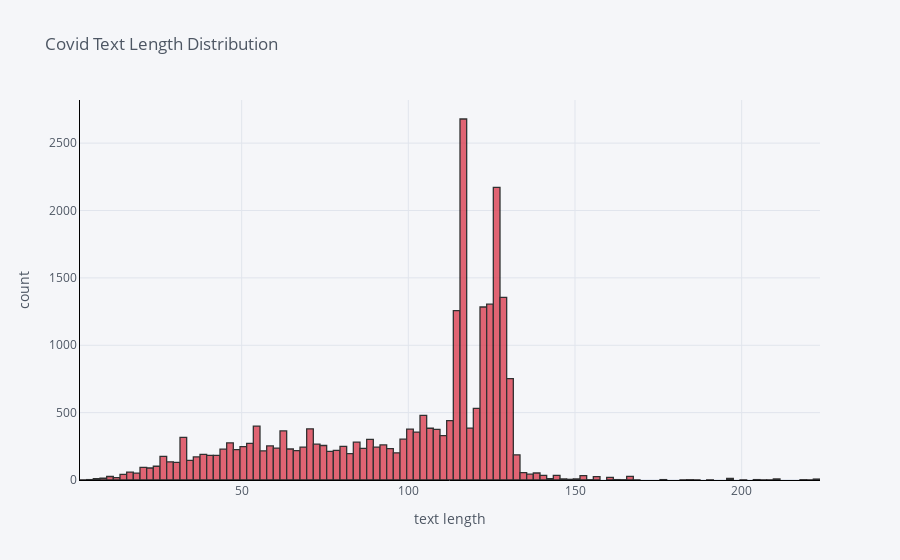

Notebook cell for this chart:
### Code cell
covid['text_len'].iplot(
    kind='hist',
    xTitle='text length',
    linecolor='black',
    color='red',
    yTitle='count',
    title='Covid Text Length Distribution')

### Figure 1 — Plotly figure (JSON) as saved in the notebook; plotly's stock layout.template omitted (floating-point values rounded to 4 significant figures; data arrays with more than 128 entries replaced by an {"elided": "..."} marker saying what was removed)
{"data": [{"histfunc": "count", "histnorm": "", "marker": {"color": "rgba(219, 64, 82, 1.0)", "line": {"color": "#000000", "width": 1.3}}, "name": "text_len", "opacity": 0.8, "orientation": "v", "type": "histogram", "x": {"elided": "24441 int values"}}], "layout": {"barmode": "overlay", "legend": {"bgcolor": "#F5F6F9", "font": {"color": "#4D5663"}}, "paper_bgcolor": "#F5F6F9", "plot_bgcolor": "#F5F6F9", "title": {"font": {"color": "#4D5663"}, "text": "Covid Text Length Distribution"}, "xaxis": {"gridcolor": "#E1E5ED", "linecolor": "black", "showgrid": true, "tickfont": {"color": "#4D5663"}, "title": {"font": {"color": "#4D5663"}, "text": "text length"}, "zerolinecolor": "#E1E5ED"}, "yaxis": {"gridcolor": "#E1E5ED", "linecolor": "black", "showgrid": true, "tickfont": {"color": "#4D5663"}, "title": {"font": {"color": "#4D5663"}, "text": "count"}, "zerolinecolor": "#E1E5ED"}}}
